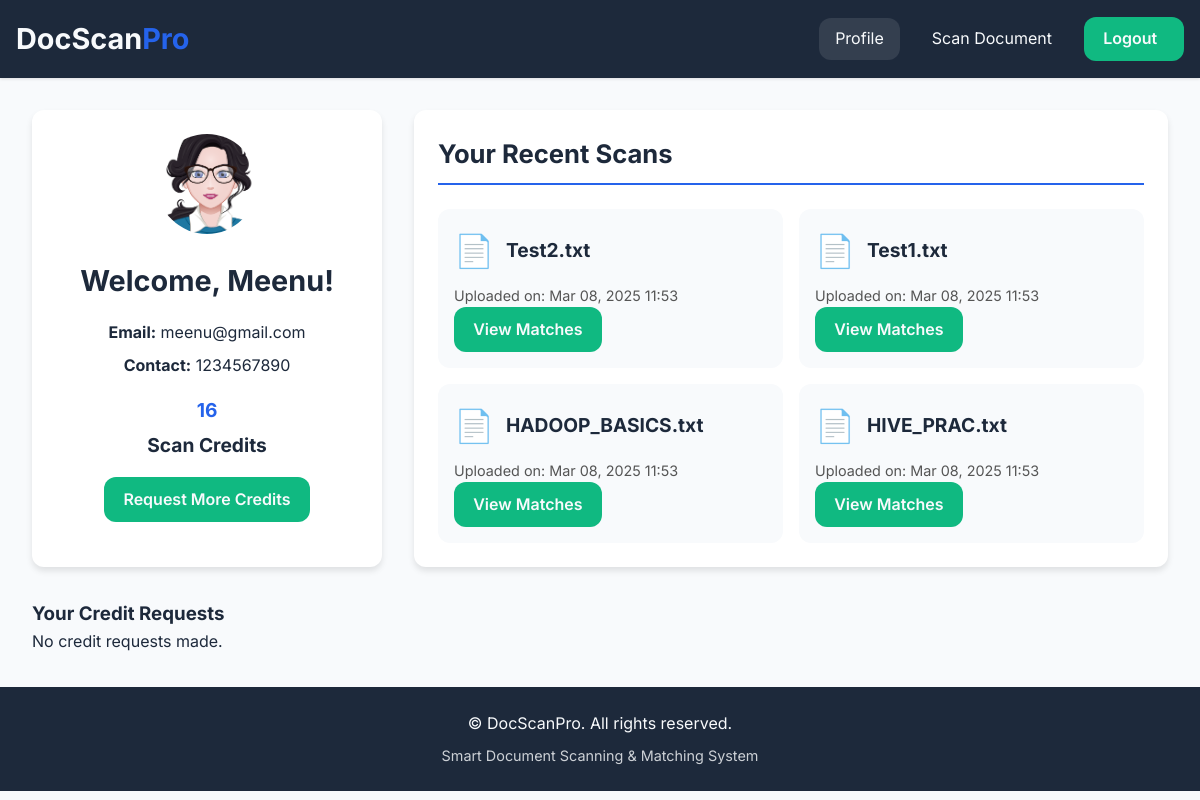
Page /profile (signed in) on the committed database.
### tables this page shows
CREATE TABLE users (
            id INTEGER PRIMARY KEY AUTOINCREMENT,
            name TEXT NOT NULL,
            email TEXT UNIQUE NOT NULL,
            contact TEXT NOT NULL,
            password_hash TEXT NOT NULL,
            gender TEXT DEFAULT 'others',
            role TEXT DEFAULT 'user',
            credits INTEGER DEFAULT 20,
            last_reset DATE DEFAULT CURRENT_DATE
        );

CREATE TABLE documents (
            id INTEGER PRIMARY KEY AUTOINCREMENT,
            user_id INTEGER NOT NULL,
            filename TEXT NOT NULL,
            original_filename TEXT,
            content TEXT NOT NULL,
            upload_date DATETIME DEFAULT CURRENT_TIMESTAMP,
            FOREIGN KEY (user_id) REFERENCES users (id) ON DELETE CASCADE
        );

### blueprints/documents.py (the view)
@doc_bp.route('/profile')
def profile():
    if 'user_id' not in session:
        flash('Please log in to access your profile.', 'error')
        return redirect('/auth/login')
    conn = get_db_connection()
    cursor = conn.cursor()
    cursor.execute('SELECT * FROM users WHERE id = ?', (session['user_id'],))
    user = cursor.fetchone()
    cursor.execute('SELECT * FROM documents WHERE user_id = ? ORDER BY upload_date DESC', (session['user_id'],))
    documents = cursor.fetchall()
    cursor.execute('SELECT * FROM credit_requests WHERE user_id = ? ORDER BY request_date DESC', (session['user_id'],))
    credit_requests = cursor.fetchall()
    conn.close()
    return render_template('profile.html', user=user, documents=documents, credit_requests=credit_requests)

### app.py (called while the page is built)
@app.template_filter('file_icon')
def file_icon_filter(filename):
    ext = filename.split('.')[-1].lower()
    icons = {
        'txt': '📄', 'csv': '📊', 'doc': '📑', 'docx': '📑', 'pdf': '📘'
    }
    return icons.get(ext, '📁')

@app.template_filter('datetimeformat')
def datetime_format(value, format='%b %d, %Y %H:%M'):
    if not value:
        return ""
    if isinstance(value, str):
        try:
            value = datetime.fromisoformat(value)
        except Exception:
            return value
    return value.strftime(format)

@app.after_request
def add_security_headers(response):
    response.headers['Strict-Transport-Security'] = 'max-age=31536000; includeSubDomains'
    response.headers['X-Content-Type-Options'] = 'nosniff'
    response.headers['X-Frame-Options'] = 'DENY'
    response.headers['X-XSS-Protection'] = '1; mode=block'
    response.headers['Content-Security-Policy'] = "default-src 'self' 'unsafe-inline' https://fonts.googleapis.com https://fonts.gstatic.com"
    return response

### blueprints/documents.py (called while the page is built)
def get_db_connection():
    conn = sqlite3.connect('database.db')
    conn.row_factory = sqlite3.Row
    return conn

### templates/profile.html (shortened to what this page needs)
{% extends "base.html" %}
{% block content %}
<div class="profile-dashboard fade-in">
  <div class="user-card card">
    <div class="user-header">
      {% if user.gender == 'male' %}
        <img src="{{ url_for('static', filename='maleAvtar.png') }}" alt="Male Avatar" class="avatar">
      {% elif user.gender == 'female' %}
        <img src="{{ url_for('static', filename='femaleAvtar.png') }}" alt="Female Avatar" class="avatar">
      {% else %}
        <img src="{{ url_for('static', filename='others.png') }}" alt="Default Avatar" class="avatar">
      {% endif %}
      <h2>Welcome, {{ user.name }}!</h2>
    </div>
    <div class="user-details">
      <p><strong>Email:</strong> {{ user.email }}</p>
      <p><strong>Contact:</strong> {{ user.contact }}</p>
      <div class="credit-info">
        {% if session.role == 'admin' %}
          <span class="credit-number">Unlimited</span>
          <span class="credit-text">Scan Credits</span>
        {% else %}
          <span class="credit-number">{{ user.credits }}</span>
          <span class="credit-text">Scan Credits</span>
        {% endif %}
      </div>
      {% if session.role != 'admin' %}
        <a href="/credits/request" class="btn btn-secondary">Request More Credits</a>
      {% endif %}
    </div>
  </div>
  <div class="scans-card card">
    <h3>Your Recent Scans</h3>
    {% if documents %}
      <div class="scans-grid">
        {% for doc in documents %}
          <div class="scan-item">
            <div class="scan-header">
              <span class="file-icon">{{ doc.filename|file_icon }}</span>
              <h4>{{ (doc.original_filename or doc.filename)|truncate(25) }}</h4>
            </div>
            <div class="scan-meta">
              <p>Uploaded on: {{ doc.upload_date|datetimeformat }}</p>
              <a href="/matches/{{ doc.id }}" class="btn btn-secondary">View Matches</a>
            </div>
          </div>
        {% endfor %}
      </div>
    {% else %}
      <div class="no-scans">
        <p>You haven't scanned any documents yet.</p>
      </div>
    {% endif %}
  </div>
  <div class="requests-card card">
    <h3>Your Credit Requests</h3>
    {% if credit_requests %}
      <ul class="requests-list">
        {% for req in credit_requests %}
          <li>
            Requested <strong>{{ req.requested_credits }}</strong> credits on
            {{ req.request_date|datetimeformat }} — Status: <em>{{ req.status }}</em>
          </li>
        {% endfor %}
      </ul>
    {% else %}
      <p>No credit requests made.</p>
    {% endif %}
  </div>
</div>
{% endblock %}

### static/style.css (style rules this page uses)
:root { --primary: #2563eb; --primary-hover: #1d4ed8; --secondary: #10b981; --secondary-hover: #059669; --accent: #f59e0b; --dark: #1d293b; --light: #f8fafc; --background: #ffffff; --success: #10b981; --error: #ef4444; --warning: #f59e0b; --radius: 12px; --shadow-sm: 0 1px 3px rgba(0,0,0,0.12); --shadow-md: 0 4px 6px rgba(0,0,0,0.1); --shadow-lg: 0 10px 15px rgba(0,0,0,0.1); --transition: all 0.3s cubic-bezier(0.4, 0, 0.2, 1); }
* { margin: 0; padding: 0; box-sizing: border-box; }
body { font-family: 'Inter', system-ui, sans-serif; background: var(--light); color: var(--dark); line-height: 1.6; }
.btn { padding: 0.6rem 1.2rem; border: none; border-radius: var(--radius); cursor: pointer; font-weight: 600; transition: var(--transition); text-decoration: none; display: inline-block; }
.btn-secondary { background: var(--secondary); color: var(--light); }
.fade-in { animation: fadeIn 0.5s ease-out; }
.file-icon { font-size: 2rem; }
.profile-dashboard { display: flex; flex-wrap: wrap; gap: 2rem; max-width: 1200px; margin: 2rem auto; padding: 0 1rem; }
.user-card { flex: 1 1 300px; max-width: 350px; background: #fff; border-radius: var(--radius); box-shadow: var(--shadow-md); padding: 1.5rem; text-align: center; }
.user-card .user-header { margin-bottom: 1rem; }
.user-card .avatar { width: 100px; height: 100px; border-radius: 50%; object-fit: cover; margin-bottom: 1rem; }
.user-card h2 { font-size: 1.8rem; margin-bottom: 0.5rem; }
.user-details p { margin: 0.5rem 0; font-size: 1rem; }
.credit-info { margin: 1rem 0; font-size: 1.2rem; font-weight: bold; }
.credit-info .credit-number { color: var(--primary); display: block; margin-bottom: 0.3rem; }
.scans-card { flex: 2 1 600px; background: #fff; border-radius: var(--radius); box-shadow: var(--shadow-md); padding: 1.5rem; }
.scans-card h3 { margin-bottom: 1.5rem; font-size: 1.6rem; border-bottom: 2px solid var(--primary); padding-bottom: 0.5rem; }
.scans-grid { display: grid; grid-template-columns: repeat(auto-fill, minmax(280px, 1fr)); gap: 1rem; }
.scan-item { background: #f8fafc; border-radius: var(--radius); padding: 1rem; transition: var(--transition); }
.scan-header { display: flex; align-items: center; gap: 0.75rem; margin-bottom: 0.5rem; }
.scan-header .file-icon { font-size: 2rem; }
.scan-header h4 { font-size: 1.2rem; margin: 0; flex-grow: 1; }
.scan-meta p { font-size: 0.9rem; color: #555; }
.btn { padding: 0.6rem 1.2rem; min-width: 100px; border: none; border-radius: var(--radius); cursor: pointer; font-weight: 600; transition: var(--transition); text-decoration: none; display: inline-block; }

### rows in the picture
users: name "Meenu", email "meenu@gmail.com", contact "1234567890", credits "16"
documents: filename|file_icon "📄", original_filename "Test2.txt", upload_date "Mar 08, 2025 11:53"
documents: filename|file_icon "📄", original_filename "Test1.txt", upload_date "Mar 08, 2025 11:53"
documents: filename|file_icon "📄", original_filename "HADOOP_BASICS.txt", upload_date "Mar 08, 2025 11:53"
documents: filename|file_icon "📄", original_filename "HIVE_PRAC.txt", upload_date "Mar 08, 2025 11:53"
